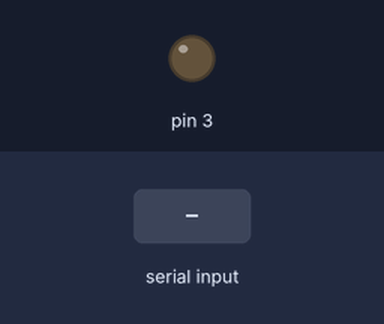
Recording of a sketch running on a simulated Arduino Uno, built with avr-gcc and run on an emulated ATmega328P. Parts: output pins drawn as LEDs (lit = HIGH). Inputs (shaded band) come from the test bench.

Above: at 1.2 s.
1.3 s: byte 43 (43) received over Serial
At 1.7 s:
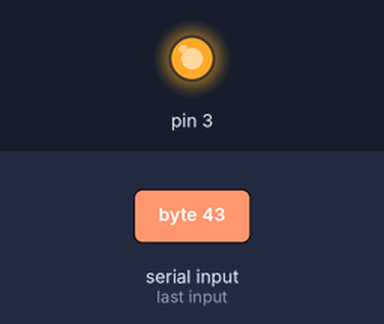
Timing chart, 0 to 4.3 s (numbered marks = the images above; inputs shaded):
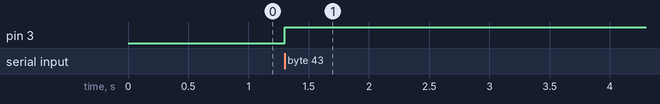

Measured:
- after the input at 1.3 s, pin 3: LOW → HIGH at once

The sketch:

relay.ino
```cpp
void setup()
{
    Serial.begin(9600);
    pinMode(3,OUTPUT);       //設置腳位的模式為輸出
}

void loop()
{
      char order = Serial.read();
      if(order == 43){//on  +
        digitalWrite(3,HIGH);
        }

        else if(order == 45){//off  -
          digitalWrite(3,LOW);
          }
          else{
            }
}
```
